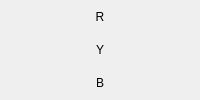
          <widget class="QWidget" name="ryb_label" native="true">
           <layout class="QVBoxLayout" name="ryb_label_layout">
            <property name="spacing">
             <number>1</number>
            </property>
            <property name="leftMargin">
             <number>0</number>
            </property>
            <property name="topMargin">
             <number>1</number>
            </property>
            <property name="rightMargin">
             <number>0</number>
            </property>
            <property name="bottomMargin">
             <number>1</number>
            </property>
            <item>
             <widget class="QPushButton" name="ryb_1_label">
              <property name="sizePolicy">
               <sizepolicy hsizetype="Preferred" vsizetype="Preferred">
                <horstretch>0</horstretch>
                <verstretch>0</verstretch>
               </sizepolicy>
              </property>
              <property name="focusPolicy">
               <enum>Qt::NoFocus</enum>
              </property>
              <property name="text">
               <string>R</string>
              </property>
              <property name="iconSize">
               <size>
                <width>10</width>
                <height>10</height>
               </size>
              </property>
              <property name="flat">
               <bool>true</bool>
              </property>
             </widget>
            </item>
            <item>
             <widget class="QPushButton" name="ryb_2_label">
              <property name="sizePolicy">
               <sizepolicy hsizetype="Preferred" vsizetype="Preferred">
                <horstretch>0</horstretch>
                <verstretch>0</verstretch>
               </sizepolicy>
              </property>
              <property name="focusPolicy">
               <enum>Qt::NoFocus</enum>
              </property>
              <property name="text">
               <string>Y</string>
              </property>
              <property name="iconSize">
               <size>
                <width>10</width>
                <height>10</height>
               </size>
              </property>
              <property name="flat">
               <bool>true</bool>
              </property>
             </widget>
            </item>
            <item>
             <widget class="QPushButton" name="ryb_3_label">
              <property name="sizePolicy">
               <sizepolicy hsizetype="Preferred" vsizetype="Preferred">
                <horstretch>0</horstretch>
                <verstretch>0</verstretch>
               </sizepolicy>
              </property>
              <property name="focusPolicy">
               <enum>Qt::NoFocus</enum>
              </property>
              <property name="text">
               <string>B</string>
              </property>
              <property name="iconSize">
               <size>
                <width>10</width>
                <height>10</height>
               </size>
              </property>
              <property name="flat">
               <bool>true</bool>
              </property>
             </widget>
            </item>
           </layout>
          </widget>
